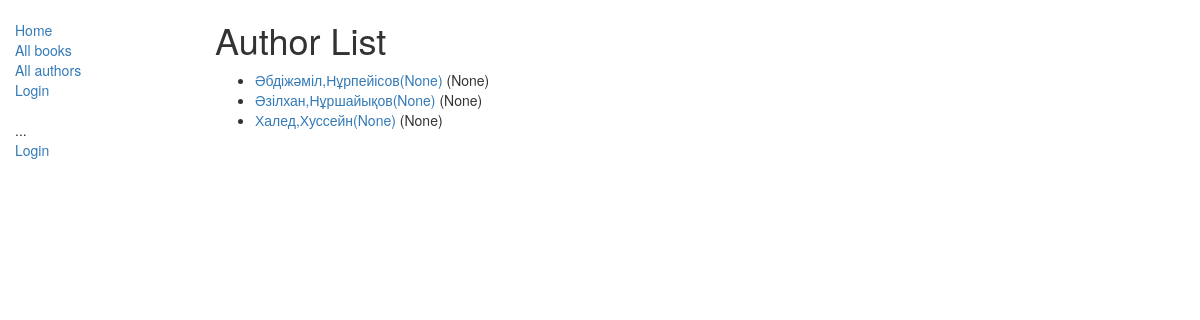
Screenshot of /catalog/authors/ with the database file from the repository.
### catalog/models.py (models this page shows, shortened)
class Author(models.Model):
    first_name = models.CharField(max_length=100)
    last_name = models.CharField(max_length=100)
    date_of_birth = models.DateField(null=True, blank=True)
    date_of_death = models.DateField('Died', null=True, blank=True)
    class Meta:
        ordering = ["last_name","first_name"]
    def get_absolute_url(self):
        return reverse('author-detail', args=[str(self.id)])

### catalog/views.py (the view)
# urls.py: path('authors/', views.AuthorListView.as_view(), name='authors'),
class AuthorListView(generic.ListView):
    model = Author

### catalog/templates/catalog/author_list.html
{% extends "base_generic.html" %}
{% block content %}
    <h1>Author List</h1>
    {% if author_list %}
    <ul>
      {% for author in author_list %}
      <li>
        <a href="{{ author.get_absolute_url }}">{{author.first_name}},{{author.last_name}}({{author.date_of_birth}})</a> ({{author.date_of_death}})
      </li>
      {% endfor %}
    </ul>
    {% else %}
      <p>There are no authors in the library.</p>
    {% endif %}
{% endblock %}

### rows the page displays
Author: first_name "Әбдіжәміл", last_name "Нұрпейісов", date_of_birth "None", date_of_death "None"
Author: first_name "Әзілхан", last_name "Нұршайықов", date_of_birth "None", date_of_death "None"
Author: first_name "Халед", last_name "Хуссейн", date_of_birth "None", date_of_death "None"
